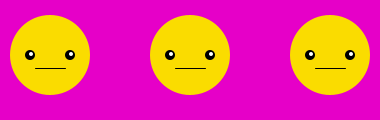
Frame 1 (no input)
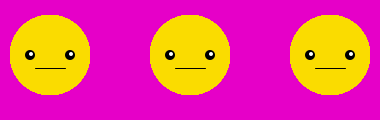
Frame 60 (the mouse pressed at the canvas centre just before this capture)
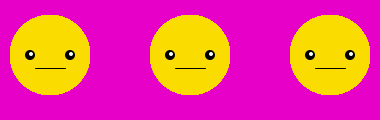
Frame 120 (the mouse held since frame 60 and released just before this capture)

The Processing sketch that drew these frames (run headless with seeded random() and noise(); from frame 60 on, the mouse is pressed at the canvas centre):

// Processing sketch: processing_80324
// ── processing_80324.pde

int counter;

void setup(){
  size(380,120);
  background(230,0,200);
}
void draw(){
  cara(10,15);
  cara(150,15);
  cara(290,15);
}

void cara (int x, int y){
  pushMatrix();
  translate(x,y);
  noStroke();
  fill(250, 220, 0);
  ellipse(40,40,80,80);
  fill(0);
  ellipse(20,40,10,10);
  ellipse(60,40,10,10);
  fill(255);
  ellipse(21,39,4,4);
  ellipse(61,39,4,4);
  stroke(0);
  line(25,53,55,53);
  

popMatrix();
}
